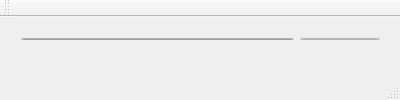
<?xml version="1.0" encoding="UTF-8"?>
<ui version="4.0">
 <class>MainWindow</class>
 <widget class="QMainWindow" name="MainWindow">
  <property name="geometry">
   <rect>
    <x>0</x>
    <y>0</y>
    <width>400</width>
    <height>100</height>
   </rect>
  </property>
  <property name="windowTitle">
   <string>MainWindow</string>
  </property>
  <widget class="QWidget" name="centralWidget">
   <widget class="QWidget" name="">
    <property name="geometry">
     <rect>
      <x>10</x>
      <y>10</y>
      <width>381</width>
      <height>24</height>
     </rect>
    </property>
    <layout class="QHBoxLayout" name="horizontalLayout">
     <item>
      <widget class="QLineEdit" name="lineEdit_Send_Data"/>
     </item>
     <item>
      <widget class="QPushButton" name="pushButton_Send_Data">
       <property name="text">
        <string>Send</string>
       </property>
      </widget>
     </item>
    </layout>
   </widget>
   <zorder>pushButton_Send_Data</zorder>
   <zorder>lineEdit_Send_Data</zorder>
   <zorder>lineEdit_Send_Data</zorder>
  </widget>
  <widget class="QMenuBar" name="menuBar">
   <property name="geometry">
    <rect>
     <x>0</x>
     <y>0</y>
     <width>400</width>
     <height>19</height>
    </rect>
   </property>
  </widget>
  <widget class="QToolBar" name="mainToolBar">
   <attribute name="toolBarArea">
    <enum>TopToolBarArea</enum>
   </attribute>
   <attribute name="toolBarBreak">
    <bool>false</bool>
   </attribute>
  </widget>
  <widget class="QStatusBar" name="statusBar"/>
 </widget>
 <layoutdefault spacing="6" margin="11"/>
 <resources/>
 <connections/>
</ui>
